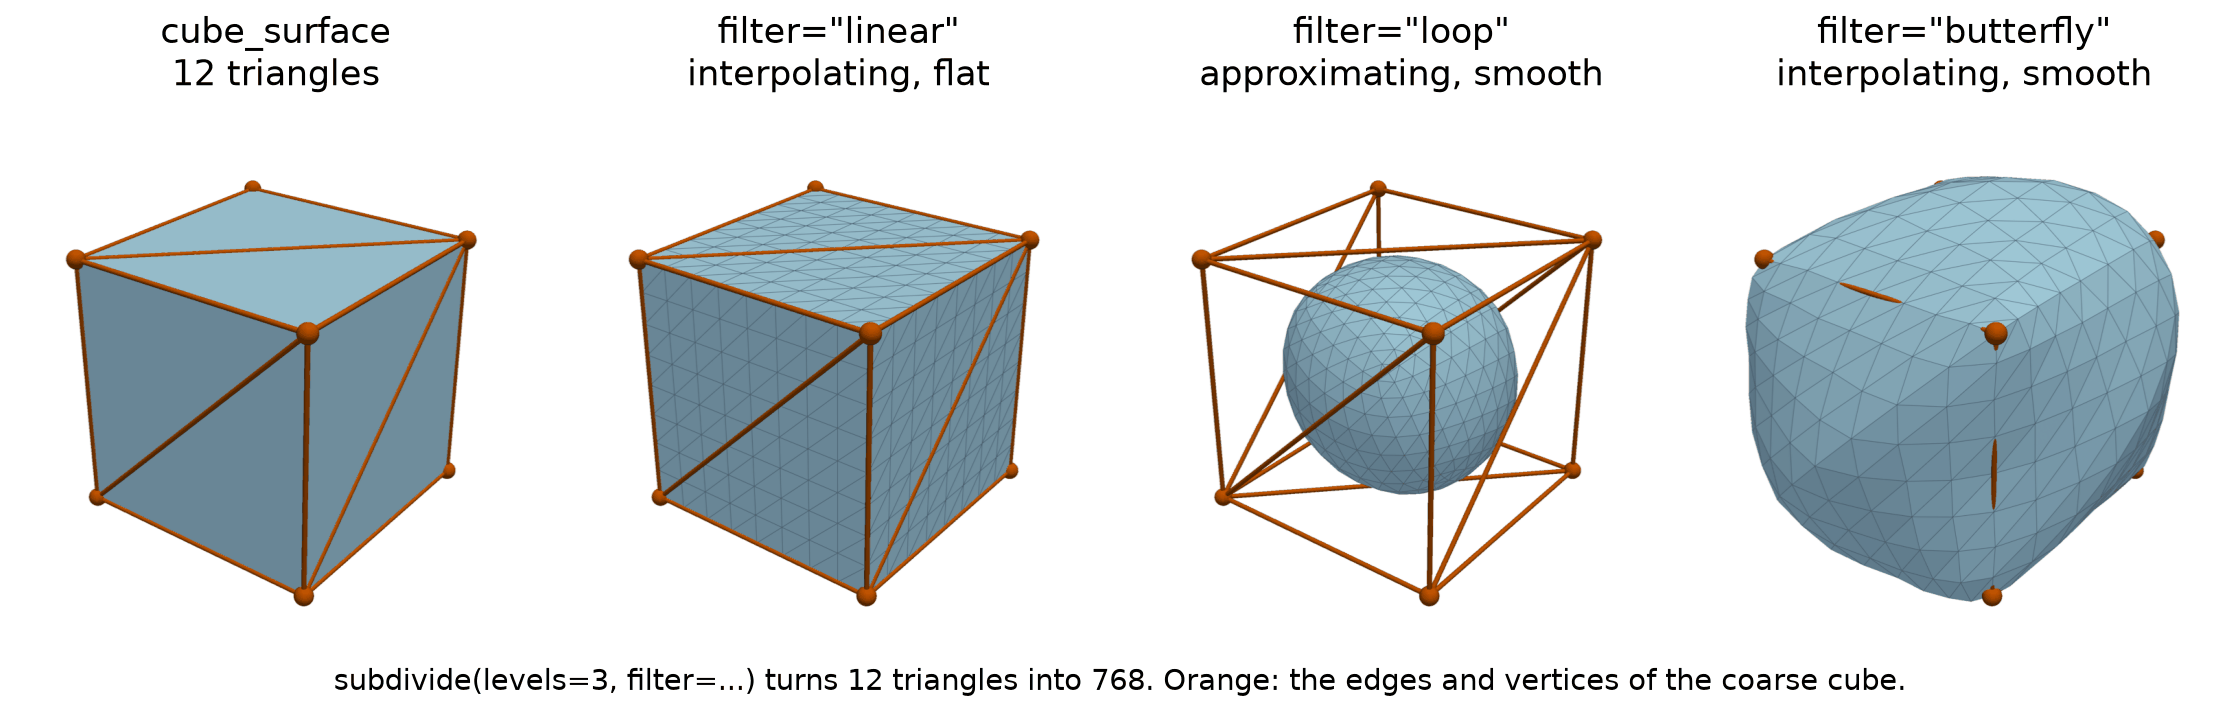

Source code (Python):
# SPDX-FileCopyrightText: Copyright (c) 2023 - 2026 NVIDIA CORPORATION & AFFILIATES.
# SPDX-FileCopyrightText: All rights reserved.
# SPDX-License-Identifier: Apache-2.0
#
# Licensed under the Apache License, Version 2.0 (the "License");
# you may not use this file except in compliance with the License.
# You may obtain a copy of the License at
#
# http://www.apache.org/licenses/LICENSE-2.0
#
# Unless required by applicable law or agreed to in writing, software
# distributed under the License is distributed on an "AS IS" BASIS,
# WITHOUT WARRANTIES OR CONDITIONS OF ANY KIND, either express or implied.
# See the License for the specific language governing permissions and
# limitations under the License.

"""Render a coarse cube surface and its linear, Loop, and Butterfly subdivisions."""

from pathlib import Path

import matplotlib

matplotlib.use("Agg")

import matplotlib.pyplot as plt
import pyvista as pv
from PIL import Image

from physicsnemo.mesh.io import to_pyvista
from physicsnemo.mesh.primitives.surfaces import cube_surface

pv.OFF_SCREEN = True

OUTPUT = Path(__file__).parent / "subdivision_schemes.png"

LEVELS = 3
MESH_COLOR = "#9ecae1"
EDGE_COLOR = "#304050"
CAGE_COLOR = "#d55e00"

plt.rcParams.update({"font.size": 13})


def _render(mesh, coarse):
    """Render a surface with the coarse cube's edges and vertices on top."""

    # Draw edges and vertices as geometry: off-screen OpenGL ignores line widths.
    cage = to_pyvista(coarse).extract_all_edges().tube(radius=0.009)
    corners = pv.PolyData(coarse.points.numpy()).glyph(
        geom=pv.Sphere(radius=0.035), scale=False, orient=False
    )
    plotter = pv.Plotter(window_size=(800, 800))
    plotter.enable_anti_aliasing("ssaa")
    plotter.add_mesh(
        to_pyvista(mesh),
        color=MESH_COLOR,
        show_edges=True,
        edge_color=EDGE_COLOR,
        line_width=0.6,
        ambient=0.35,
        diffuse=0.7,
    )
    plotter.add_mesh(cage, color=CAGE_COLOR)
    plotter.add_mesh(corners, color=CAGE_COLOR)
    plotter.set_background("white")
    plotter.camera_position = [(2.2, -2.9, 1.9), (0.0, 0.0, 0.0), (0.0, 0.0, 1.0)]
    plotter.camera.zoom(1.05)
    image = plotter.screenshot(return_img=True)
    plotter.close()
    return image


def main():
    """Generate the documentation image."""

    coarse = cube_surface.load()
    panels = [("cube_surface", f"{coarse.n_cells} triangles", coarse)]
    for scheme, kind in (
        ("linear", "interpolating, flat"),
        ("loop", "approximating, smooth"),
        ("butterfly", "interpolating, smooth"),
    ):
        mesh = coarse.subdivide(levels=LEVELS, filter=scheme)
        panels.append((f'filter="{scheme}"', kind, mesh))
    n_cells = panels[-1][2].n_cells

    figure, axes = plt.subplots(1, 4, figsize=(14.0, 4.4))
    for axis, (title, kind, mesh) in zip(axes, panels, strict=True):
        axis.imshow(_render(mesh, coarse))
        axis.set_title(f"{title}\n{kind}")
        axis.set_axis_off()
    figure.text(
        0.5,
        0.02,
        f"subdivide(levels={LEVELS}, filter=...) turns {coarse.n_cells} triangles "
        f"into {n_cells}. Orange: the edges and vertices of the coarse cube.",
        ha="center",
        fontsize=13,
    )
    figure.subplots_adjust(left=0.0, right=1.0, bottom=0.08, top=0.86, wspace=0.02)
    figure.savefig(OUTPUT, dpi=160, facecolor="white")
    # A 256-color palette keeps the file small and looks the same.
    Image.open(OUTPUT).convert("RGB").quantize(colors=256).save(OUTPUT, optimize=True)
    plt.close(figure)
    print(f"Saved {OUTPUT}")


if __name__ == "__main__":
    main()
